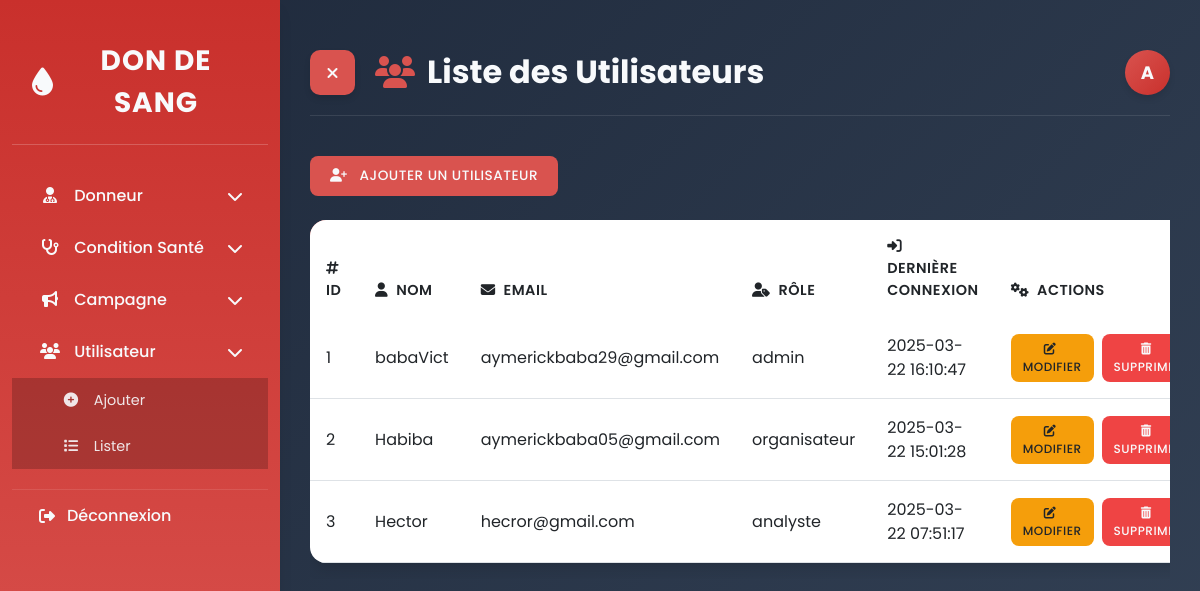
Screenshot of /index.php?action=lister_utilisateurs (signed in) with the database file from the repository.
### tables this page shows
CREATE TABLE `utilisateurs` (
  `ID_Utilisateur` int NOT NULL AUTO_INCREMENT,
  `Nom` varchar(100) NOT NULL,
  `Email` varchar(100) NOT NULL,
  `Mot_de_Passe` varchar(255) NOT NULL,
  `Role` varchar(50) NOT NULL,
  `Date_Creation` date DEFAULT NULL,
  `Derniere_Connexion` datetime DEFAULT NULL,
  PRIMARY KEY (`ID_Utilisateur`)
);

### controllers/UtilisateurController.php (called while the page is built, shortened)
<?php
require_once '../classes/Utilisateur.php';
class UtilisateurController {
    private $utilisateur;
    public function __construct() {
        $this->utilisateur = new Utilisateur();
    }
    public function listerUtilisateurs() {
        $utilisateurs = $this->utilisateur->lireTous();
        require_once '../views/utilisateurs/liste.php';
    }
}
?>

### config/Database.php (called while the page is built, shortened)
<?php
class Database {
    private $host = "localhost";
    private $dbname = "gestion_donneurs";
    private $username = "root";
    private $password = "Keyce-2024";
    private $pdo;
    public function connect() {
        if ($this->pdo === null) {
            try {
                $this->pdo = new PDO(
                    "mysql:host={$this->host};dbname={$this->dbname};charset=utf8",
                    $this->username,
                    $this->password
                );
                $this->pdo->setAttribute(PDO::ATTR_ERRMODE, PDO::ERRMODE_EXCEPTION);
                $this->pdo->setAttribute(PDO::ATTR_DEFAULT_FETCH_MODE, PDO::FETCH_ASSOC);
            } catch (PDOException $e) {
                die("Erreur de connexion à la base de données : " . $e->getMessage());
            }
        }
        return $this->pdo;
    }
}
?>

### classes/Utilisateur.php (called while the page is built, shortened)
<?php
require_once '../config/Database.php';
class Utilisateur {
    private $db;
    public function __construct() {
        $this->db = (new Database())->connect();
    }
    public function lireTous() {
        $query = "SELECT * FROM Utilisateurs";
        $stmt = $this->db->prepare($query);
        $stmt->execute();
        return $stmt->fetchAll(PDO::FETCH_ASSOC);
    }
}
?>

### views/utilisateurs/liste.php (the view, shortened to what this page needs)
<?php
$roleLetter = '';
switch ($_SESSION['utilisateur_role'] ?? 'inconnu') {
    case 'admin':
        $roleLetter = 'A';
        break;
}
?>
<!DOCTYPE html>
<html lang="fr">
<head>
    <link rel="stylesheet" href="https://cdnjs.cloudflare.com/ajax/libs/bootstrap/5.3.0/css/bootstrap.min.css">
    <link rel="stylesheet" href="https://cdnjs.cloudflare.com/ajax/libs/font-awesome/6.4.0/css/all.min.css">
</head>
<body>
    <div class="container-fluid">
        <div class="row">
            <div class="sidebar" id="sidebar">
                <div class="sidebar-header">
                    <div class="sidebar-logo">
                        <i class="fas fa-tint"></i> Don de Sang
                    </div>
                </div>
                <div class="sidebar-menu">
                    <div class="menu-item" id="menuDonneur">
                        <div>
                            <i class="fas fa-user-md menu-icon"></i> Donneur
                        </div>
                        <i class="fas fa-chevron-down"></i>
                    </div>
                    <div class="menu-item" id="menuConditionSanter">
                        <div>
                            <i class="fas fa-stethoscope menu-icon"></i> Condition Santé
                        </div>
                        <i class="fas fa-chevron-down"></i>
                    </div>
                    <div class="menu-item" id="menuCampagne">
                        <div>
                            <i class="fas fa-bullhorn menu-icon"></i> Campagne
                        </div>
                        <i class="fas fa-chevron-down"></i>
                    </div>
                    <?php if (isset($_SESSION['utilisateur_role']) && $_SESSION['utilisateur_role'] === 'admin'): ?>
                        <div class="menu-item" id="menuUtilisateur">
                            <div>
                                <i class="fas fa-users menu-icon"></i> Utilisateur
                            </div>
                            <i class="fas fa-chevron-down"></i>
                        </div>
                        <div class="sub-menu" id="subMenuUtilisateur">
                            <div class="sub-menu-item">
                                <a href="index.php?action=ajouter_utilisateur">
                                    <i class="fas fa-plus-circle"></i> Ajouter
                                </a>
                            </div>
                            <div class="sub-menu-item">
                                <a href="index.php?action=lister_utilisateurs">
                                    <i class="fas fa-list"></i> Lister
                                </a>
                            </div>
                        </div>
                    <?php endif; ?>
                    <div class="logout-item">
                        <a href="index.php?action=deconnecter">
                            <i class="fas fa-sign-out-alt"></i> Déconnexion
                        </a>
                    </div>
                </div>
            </div>
            <div class="main-content" id="mainContent">
                <div class="page-header">
                    <div style="display: flex; align-items: center;">
                        <button id="sidebarToggle" aria-label="Toggle Sidebar">
                            <i class="fas fa-bars"></i>
                        </button>
                        <h1><i class="fas fa-users"></i> Liste des Utilisateurs</h1>
                    </div>
                    <div class="user-circle" data-bs-toggle="modal" data-bs-target="#userInfoModal">
                        <?php echo $roleLetter; ?>
                    </div>
                </div>
                <a href="index.php?action=ajouter_utilisateur" class="btn btn-primary mb-4 add-btn">
                    <i class="fas fa-user-plus me-2"></i> Ajouter un utilisateur
                </a>
                <div class="table-responsive">
                    <table class="table custom-table">
                        <thead>
                            <tr>
                                <th><i class="fas fa-hashtag me-1"></i> ID</th>
                                <th><i class="fas fa-user me-1"></i> Nom</th>
                                <th><i class="fas fa-envelope me-1"></i> Email</th>
                                <th><i class="fas fa-user-tag me-1"></i> Rôle</th>
                                <th><i class="fas fa-sign-in-alt me-1"></i> Dernière Connexion</th>
                                <th><i class="fas fa-cogs me-1"></i> Actions</th>
                            </tr>
                        </thead>
                        <tbody>
                            <?php foreach ($utilisateurs as $utilisateur): ?>
                                <tr>
                                    <td><?php echo $utilisateur['ID_Utilisateur']; ?></td>
                                    <td><?php echo $utilisateur['Nom']; ?></td>
                                    <td><?php echo $utilisateur['Email']; ?></td>
                                    <td><?php echo $utilisateur['Role']; ?></td>
                                    <td><?php echo $utilisateur['Derniere_Connexion'] ?: 'Jamais'; ?></td>
                                    <td>
                                        <div class="d-flex gap-2">
                                            <a href="index.php?action=modifier_utilisateur&id=<?php echo $utilisateur['ID_Utilisateur']; ?>" class="btn btn-warning btn-sm">
                                                <i class="fas fa-edit me-1"></i> Modifier
                                            </a>
                                            <button onclick="confirmDelete(<?php echo $utilisateur['ID_Utilisateur']; ?>)" class="btn btn-danger btn-sm">
                                                <i class="fas fa-trash-alt me-1"></i> Supprimer
                                            </button>
                                        </div>
                                    </td>
                                </tr>
                            <?php endforeach; ?>
                        </tbody>
                    </table>
                </div>
            </div>
        </div>
    </div>
</body>
</html>

### rows the page displays
utilisateurs: ID_Utilisateur "1", Nom "babaVict", Email "aymerickbaba29@gmail.com", Role "admin", Derniere_Connexion "2025-03-22 16:10:47"
utilisateurs: ID_Utilisateur "2", Nom "Habiba", Email "aymerickbaba05@gmail.com", Role "organisateur", Derniere_Connexion "2025-03-22 15:01:28"
utilisateurs: ID_Utilisateur "3", Nom "Hector", Email "hecror@gmail.com", Role "analyste", Derniere_Connexion "2025-03-22 07:51:17"

### other values shown
$roleLetter "A"
